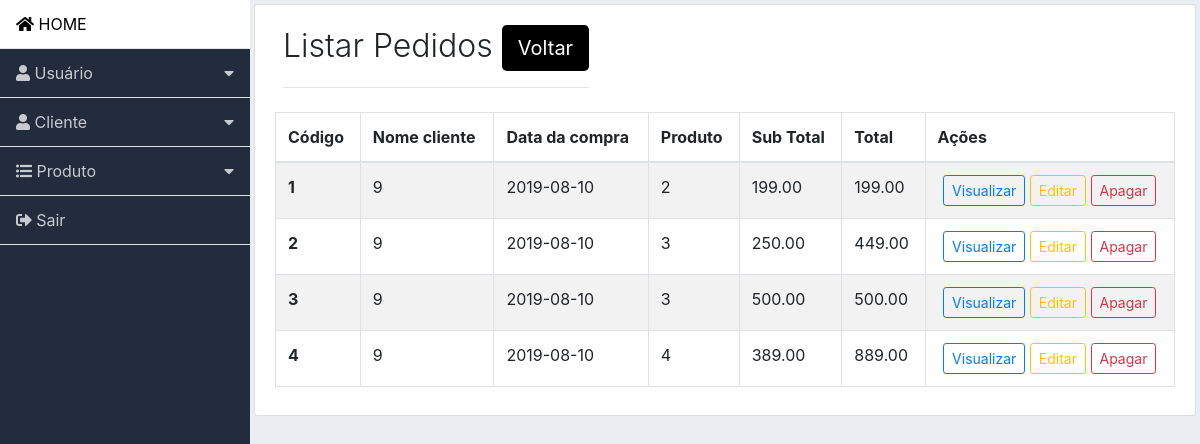
The app's page /pedido_lista.php (signed in) with its own data.
### tables this page shows
CREATE TABLE `pedido` (
  `id_pedido` int(11) NOT NULL,
  `qtd` int(11) NOT NULL,
  `sub` float(10,2) NOT NULL,
  `total` float(10,2) NOT NULL,
  `id_cliente` int(11) NOT NULL,
  `id_produto` int(11) NOT NULL,
  `datacompra` date NOT NULL
);

### pedido_lista.php (the view, shortened to what this page needs)
<?php
include('includes/header.php');
?>
<div class="content p-1">
    <div class="list-group-item">
        <div class="d-flex">
            <div class="mr-auto p-2">
                <h2 class="display-4 titulo">Listar Pedidos
                    <a href="./home.php" class="btn btn-info btn-lg" style="background-color: black; border:none"
                        role="button" aria-disabled="true">Voltar</a>
                </h2>
                <hr>
            </div>
        </div>
        <div class="table-responsive">
            <table class="table table-striped table-hover table-bordered ">
                <thead>
                    <tr>
                        <th>Código</th>
                        <th>Nome cliente</th>
                        <th class="d-none d-lg-table-cell">Data da compra</th>
                        <th>Produto</th>
                        <th>Sub Total</th>
                        <th>Total</th>
                        <th>Ações</th>
                    </tr>
                </thead>
                <tbody>
                    <?php
                    include_once 'conexao/conexao.php';
                    $sql = "SELECT * FROM `pedido`";
                    $retorno = mysqli_query($conexao, $sql);
                    while ($array = mysqli_fetch_array($retorno, MYSQLI_ASSOC)) {
                        $id_pedido = $array['id_pedido'];
                        $sub = $array['sub'];
                        $total = $array['total'];
                        $id_cliente = $array['id_cliente'];
                        $id_produto = $array['id_produto'];
                        $datacompra = $array['datacompra'];
                    ?>
                    <tr>
                        <th><?= $id_pedido ?></th>
                        <td><?= $id_cliente ?> </td>
                        <td><?= $datacompra ?> </td>
                        <td><?= $id_produto ?> </td>
                        <td><?= $sub ?> </td>
                        <td><?= $total ?></td>
                        <td class="text-center">
                            <span class="d-none d-md-block">
                                <a href="usuario_visualizar.php?id=<?= $id_usuario ?>"
                                    class="btn btn-outline-primary btn-sm" data-toggle="modal"
                                    data-target="#visualizarRegistro">Visualizar</a>
                                <a href="usuario_editar.php?id=<?= $id_usuario ?>"
                                    class="btn btn-outline-warning btn-sm">Editar</a>
                                <a href="usuario_apagar.php?id=<?= $id_usuario ?>" class="btn btn-outline-danger btn-sm"
                                    data-toggle="modal" data-target=" #apagarRegistro">Apagar</a>
                            </span>
                        </td>
                    </tr>
                    <?php
                    }
                    ?>
                </tbody>
            </table>
        </div>
    </div>
</div>
<?php
require('includes/footer.php');
?>

### css/dashboard.css (style rules this page uses)
body { background-color: #eaeef3; }
.content { width: 100%; }
.titulo { font-size: 2.0rem !important; }

### records on screen
pedido: id_pedido "1", id_cliente "9", datacompra "2019-08-10", id_produto "2", sub "199.00", total "199.00"
pedido: id_pedido "2", id_cliente "9", datacompra "2019-08-10", id_produto "3", sub "250.00", total "449.00"
pedido: id_pedido "3", id_cliente "9", datacompra "2019-08-10", id_produto "3", sub "500.00", total "500.00"
pedido: id_pedido "4", id_cliente "9", datacompra "2019-08-10", id_produto "4", sub "389.00", total "889.00"
